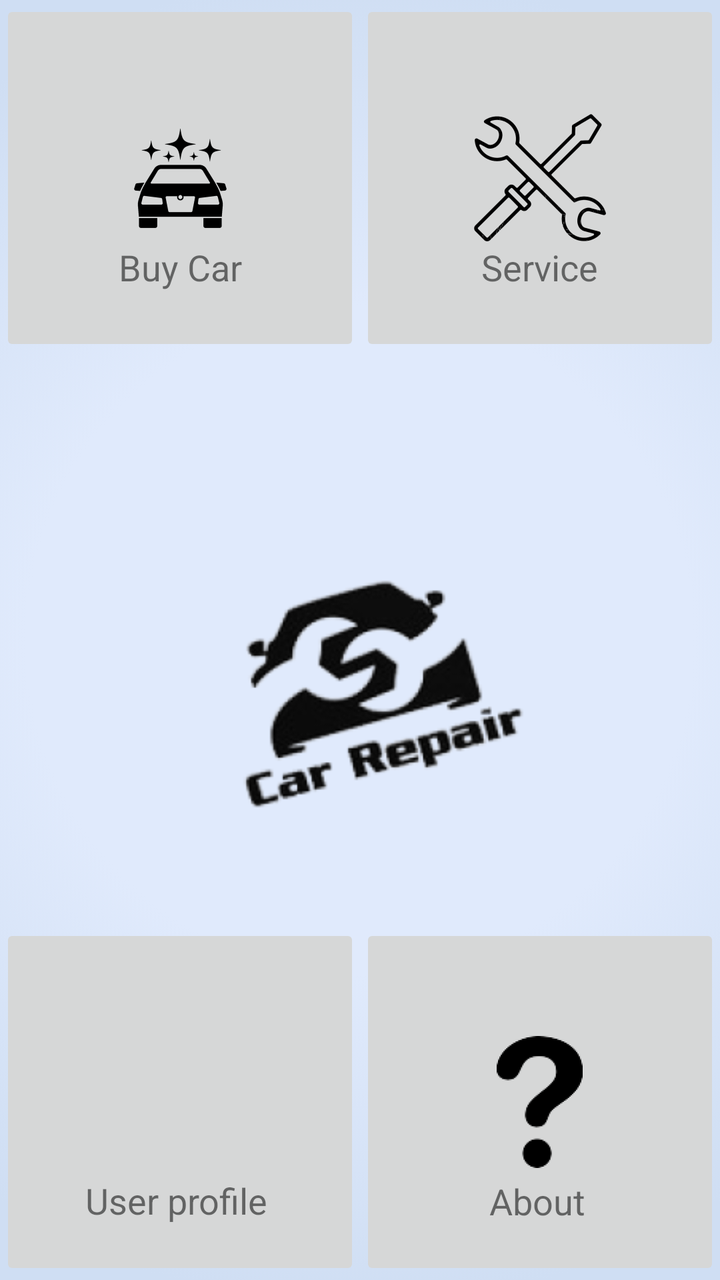
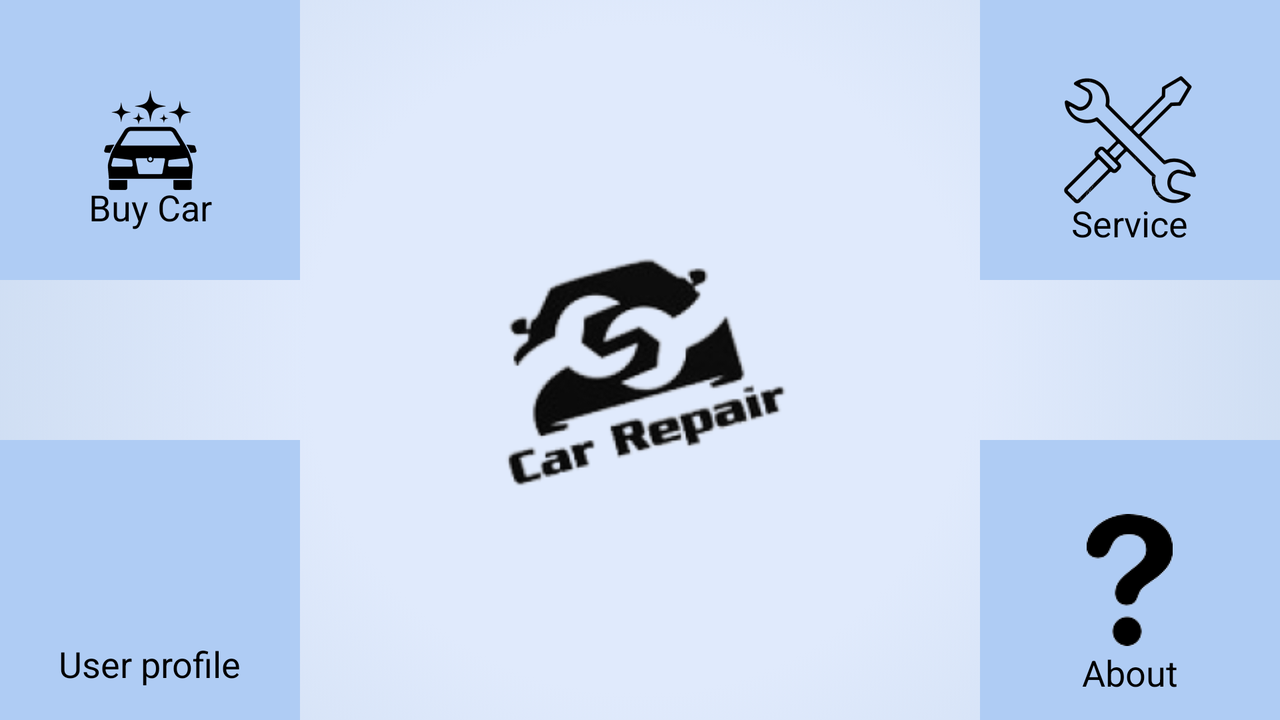

One screen, two layout resources from the same app: the default and the repository's alternative for another configuration. Each is rendered where Android would select it; the XML of both is given below.
<!-- AndroidManifest.xml: activity theme AppTheme.NoActionBar -->
<!-- res/layout/fragment_home.xml -->
<?xml version="1.0" encoding="utf-8"?>
<androidx.constraintlayout.widget.ConstraintLayout xmlns:android="http://schemas.android.com/apk/res/android"
    xmlns:app="http://schemas.android.com/apk/res-auto"
    xmlns:tools="http://schemas.android.com/tools"
    android:layout_width="match_parent"
    android:layout_height="match_parent"
    android:background="@drawable/gradient_background"
    tools:context=".ui.home.HomeFragment">

    <ImageView
        android:id="@+id/img_logo"
        android:layout_width="298dp"
        android:layout_height="258dp"
        android:layout_marginTop="40dp"
        app:layout_constraintEnd_toEndOf="parent"
        app:layout_constraintHorizontal_bias="0.495"
        app:layout_constraintStart_toStartOf="parent"
        app:layout_constraintTop_toBottomOf="@+id/img_btn_service"
        app:srcCompat="@mipmap/car_repair_foreground" />

    <ImageButton
        android:id="@+id/img_btn_buy_car"
        android:layout_width="180dp"
        android:layout_height="178dp"
        app:layout_constraintStart_toStartOf="parent"
        app:layout_constraintTop_toTopOf="parent"
        app:srcCompat="@mipmap/newcar_foreground" />

    <ImageButton
        android:id="@+id/img_btn_service"
        android:layout_width="180dp"
        android:layout_height="178dp"
        app:layout_constraintEnd_toEndOf="parent"
        app:layout_constraintHorizontal_bias="1.0"
        app:layout_constraintStart_toEndOf="@+id/img_btn_buy_car"
        app:layout_constraintTop_toTopOf="parent"
        app:srcCompat="@mipmap/service_foreground" />

    <ImageButton
        android:id="@+id/img_btn_profile"
        android:layout_width="180dp"
        android:layout_height="178dp"
        app:layout_constraintBottom_toBottomOf="parent"
        app:layout_constraintStart_toStartOf="parent"
        app:layout_constraintTop_toBottomOf="@+id/img_logo"
        app:layout_constraintVertical_bias="1.0"
        app:srcCompat="@drawable/ic_person_black_24dp" />

    <ImageButton
        android:id="@+id/img_btn_about"
        android:layout_width="180dp"
        android:layout_height="178dp"
        app:layout_constraintBottom_toBottomOf="parent"
        app:layout_constraintEnd_toEndOf="parent"
        app:layout_constraintHorizontal_bias="1.0"
        app:layout_constraintStart_toEndOf="@+id/img_btn_profile"
        app:layout_constraintTop_toBottomOf="@+id/img_logo"
        app:layout_constraintVertical_bias="1.0"
        app:srcCompat="@mipmap/question_mark_foreground" />

    <TextView
        android:id="@+id/tv_buy_car"
        android:layout_width="wrap_content"
        android:layout_height="wrap_content"
        android:text="Buy Car"
        android:textSize="18sp"
        app:layout_constraintBottom_toBottomOf="@+id/img_btn_buy_car"
        app:layout_constraintEnd_toEndOf="@+id/img_btn_buy_car"
        app:layout_constraintStart_toStartOf="@+id/img_btn_buy_car"
        app:layout_constraintTop_toTopOf="@+id/img_btn_buy_car"
        app:layout_constraintVertical_bias="0.79" />

    <TextView
        android:id="@+id/tv_service"
        android:layout_width="wrap_content"
        android:layout_height="wrap_content"
        android:text="Service"
        android:textSize="18sp"
        app:layout_constraintBottom_toBottomOf="@+id/img_btn_service"
        app:layout_constraintEnd_toEndOf="parent"
        app:layout_constraintStart_toStartOf="@+id/img_btn_service"
        app:layout_constraintTop_toTopOf="@+id/img_btn_service"
        app:layout_constraintVertical_bias="0.79" />

    <TextView
        android:id="@+id/tv_user_profile"
        android:layout_width="wrap_content"
        android:layout_height="wrap_content"
        android:text="User profile"
        android:textSize="18sp"
        app:layout_constraintBottom_toBottomOf="parent"
        app:layout_constraintEnd_toEndOf="@+id/img_btn_profile"
        app:layout_constraintHorizontal_bias="0.483"
        app:layout_constraintStart_toStartOf="@+id/img_btn_profile"
        app:layout_constraintTop_toTopOf="@+id/img_btn_profile"
        app:layout_constraintVertical_bias="0.82" />

    <TextView
        android:id="@+id/tv_about"
        android:layout_width="wrap_content"
        android:layout_height="wrap_content"
        android:text="About"
        android:textSize="18sp"
        app:layout_constraintBottom_toBottomOf="parent"
        app:layout_constraintEnd_toEndOf="parent"
        app:layout_constraintHorizontal_bias="0.49"
        app:layout_constraintStart_toStartOf="@+id/img_btn_about"
        app:layout_constraintTop_toTopOf="@+id/img_btn_about"
        app:layout_constraintVertical_bias="0.823" />

</androidx.constraintlayout.widget.ConstraintLayout>
<!-- resources referenced by this layout -->
<resources>
  <!-- drawable gradient_background (drawable) -->
  <?xml version="1.0" encoding="utf-8"?>
  <selector xmlns:android="http://schemas.android.com/apk/res/android">
      <item>
          <shape>
              <gradient
                  android:centerColor="#E0EAFC"
                  android:endColor="#CFDEF3"
                  android:gradientRadius="1000"
                  android:startColor="#E0EAFC"
                  android:type="radial"/>
          </shape>
      </item>
  </selector>
  <!-- mipmap car_repair_foreground: png bitmap (mipmap-hdpi, 7676 bytes) -->
  <!-- mipmap newcar_foreground: png bitmap (mipmap-hdpi, 2594 bytes) -->
  <!-- mipmap question_mark_foreground: png bitmap (mipmap-hdpi, 2958 bytes) -->
  <!-- mipmap service_foreground: png bitmap (mipmap-hdpi, 7430 bytes) -->
  <!-- from res/values-v21/ -->
  <style name="AppTheme.NoActionBar">
          <item name="windowActionBar">false</item>
          <item name="windowNoTitle">true</item>
          <item name="android:statusBarColor">@android:color/transparent</item>
      </style>
</resources>
<!-- res/layout-land/fragment_home.xml (the repository's variant of the layout above) -->
<!-- drawn on the phone turned sideways -->
<?xml version="1.0" encoding="utf-8"?>
<androidx.constraintlayout.widget.ConstraintLayout xmlns:android="http://schemas.android.com/apk/res/android"
    xmlns:app="http://schemas.android.com/apk/res-auto"
    xmlns:tools="http://schemas.android.com/tools"
    android:layout_width="match_parent"
    android:layout_height="match_parent"
    android:background="?attr/backgroundcolor"
    tools:context=".ui.home.HomeFragment">

    <ImageView
        android:id="@+id/img_logo"
        android:layout_width="298dp"
        android:layout_height="258dp"
        android:layout_marginEnd="30dp"
        android:layout_marginBottom="45dp"
        app:layout_constraintBottom_toBottomOf="parent"
        app:layout_constraintEnd_toEndOf="parent"
        app:layout_constraintHorizontal_bias="0.519"
        app:layout_constraintStart_toStartOf="parent"
        app:layout_constraintTop_toTopOf="@+id/nav_host_fragment"
        app:layout_constraintVertical_bias="0.52"
        app:srcCompat="@mipmap/car_repair_foreground" />

    <ImageButton
        android:id="@+id/img_btn_buy_car"
        android:layout_width="150dp"
        android:layout_height="140dp"
        android:background="?attr/buttoncolor"
        app:layout_constraintStart_toStartOf="parent"
        app:layout_constraintTop_toTopOf="parent"
        app:srcCompat="@mipmap/newcar_foreground" />

    <ImageButton
        android:id="@+id/img_btn_service"
        android:layout_width="150dp"
        android:layout_height="140dp"
        app:layout_constraintEnd_toEndOf="parent"
        android:background="?attr/buttoncolor"
        app:layout_constraintHorizontal_bias="1.0"
        app:layout_constraintStart_toEndOf="@+id/img_btn_buy_car"
        app:layout_constraintTop_toTopOf="parent"
        app:srcCompat="@mipmap/service_foreground" />

    <ImageButton
        android:id="@+id/img_btn_profile"
        android:layout_width="150dp"
        android:layout_height="140dp"
        android:background="?attr/buttoncolor"
        app:layout_constraintBottom_toBottomOf="parent"
        app:layout_constraintStart_toStartOf="parent"
        app:layout_constraintTop_toBottomOf="@+id/img_btn_buy_car"
        app:layout_constraintVertical_bias="1.0"
        app:srcCompat="@drawable/ic_person_black_24dp" />

    <ImageButton
        android:id="@+id/img_btn_about"
        android:layout_width="150dp"
        android:layout_height="140dp"
        android:background="?attr/buttoncolor"
        app:layout_constraintBottom_toBottomOf="parent"
        app:layout_constraintEnd_toEndOf="parent"
        app:layout_constraintHorizontal_bias="1.0"
        app:layout_constraintStart_toEndOf="@+id/img_btn_profile"
        app:layout_constraintTop_toBottomOf="@+id/img_btn_service"
        app:layout_constraintVertical_bias="1.0"
        app:srcCompat="@mipmap/question_mark_foreground" />

    <TextView
        android:id="@+id/tv_buy_car"
        android:layout_width="wrap_content"
        android:layout_height="wrap_content"
        android:text="Buy Car"
        android:textSize="18sp"
        android:textColor="?attr/textcolor"
        app:layout_constraintBottom_toBottomOf="@+id/img_btn_buy_car"
        app:layout_constraintEnd_toEndOf="@+id/img_btn_buy_car"
        app:layout_constraintStart_toStartOf="@+id/img_btn_buy_car"
        app:layout_constraintTop_toTopOf="@+id/img_btn_buy_car"
        app:layout_constraintVertical_bias="0.79" />

    <TextView
        android:id="@+id/textView4"
        android:layout_width="wrap_content"
        android:layout_height="wrap_content"
        android:layout_marginBottom="16dp"
        android:text="User profile"
        android:textSize="18sp"
        android:textColor="?attr/textcolor"
        app:layout_constraintBottom_toBottomOf="@+id/img_btn_profile"
        app:layout_constraintEnd_toEndOf="@+id/img_btn_profile"
        app:layout_constraintStart_toStartOf="@+id/img_btn_profile"
        app:layout_constraintTop_toTopOf="@+id/img_btn_profile"
        app:layout_constraintVertical_bias="1.0" />

    <TextView
        android:id="@+id/tv_service"
        android:layout_width="wrap_content"
        android:layout_height="wrap_content"
        android:text="Service"
        android:textSize="18sp"
        android:textColor="?attr/textcolor"
        app:layout_constraintBottom_toBottomOf="@+id/img_btn_service"
        app:layout_constraintEnd_toEndOf="parent"
        app:layout_constraintStart_toStartOf="@+id/img_btn_service"
        app:layout_constraintTop_toTopOf="@+id/img_btn_service"
        app:layout_constraintVertical_bias="0.86" />

    <TextView
        android:id="@+id/tv_about"
        android:layout_width="wrap_content"
        android:layout_height="wrap_content"
        android:text="About"
        android:textSize="18sp"
        android:textColor="?attr/textcolor"
        app:layout_constraintBottom_toBottomOf="parent"
        app:layout_constraintEnd_toEndOf="parent"
        app:layout_constraintStart_toStartOf="@+id/img_btn_about"
        app:layout_constraintTop_toTopOf="@+id/img_btn_about"
        app:layout_constraintVertical_bias="0.9" />

</androidx.constraintlayout.widget.ConstraintLayout>
<!-- resources referenced by the variant -->
<!-- as the phone turned sideways resolves them -->
<resources>
  <!-- mipmap car_repair_foreground: png bitmap (mipmap-hdpi, 7676 bytes) -->
  <!-- mipmap newcar_foreground: png bitmap (mipmap-hdpi, 2594 bytes) -->
  <!-- mipmap question_mark_foreground: png bitmap (mipmap-hdpi, 2958 bytes) -->
  <!-- mipmap service_foreground: png bitmap (mipmap-hdpi, 7430 bytes) -->
  <!-- from res/values-v21/ -->
  <style name="AppTheme.NoActionBar">
          <item name="windowActionBar">false</item>
          <item name="windowNoTitle">true</item>
          <item name="android:statusBarColor">@android:color/transparent</item>
      </style>
</resources>
